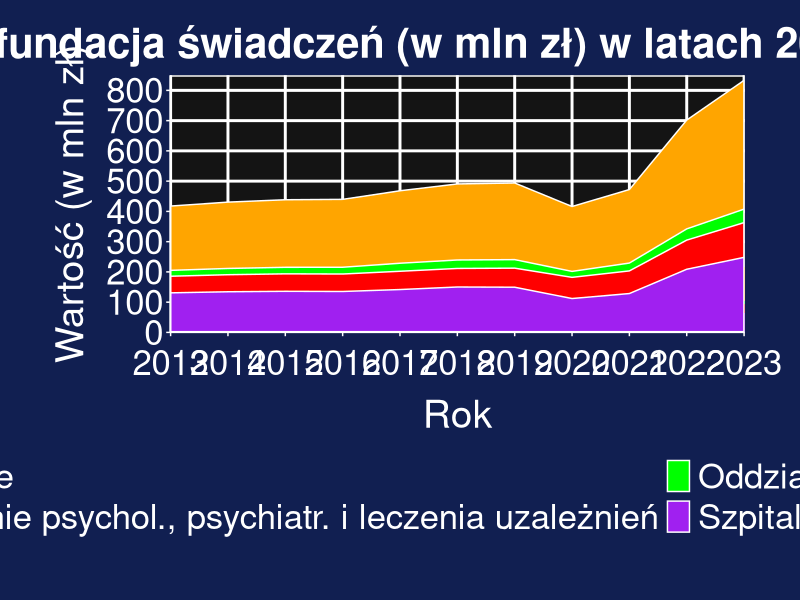
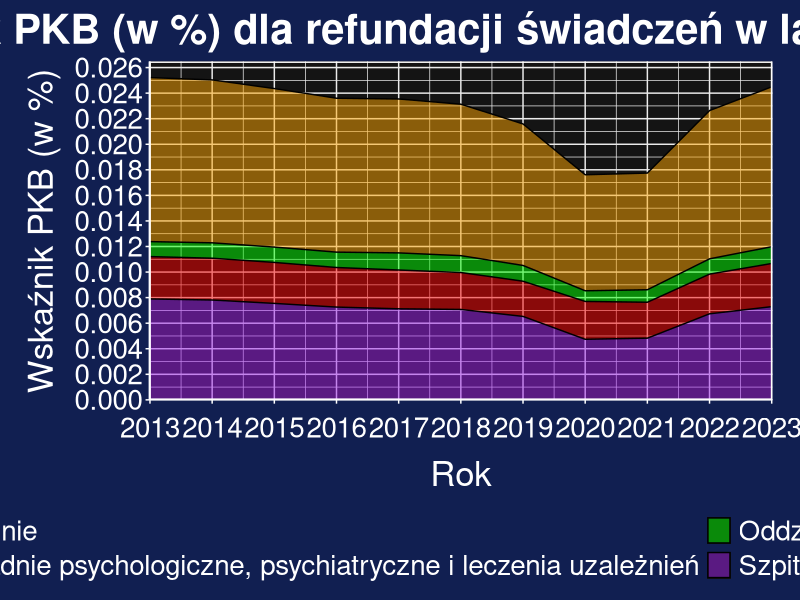
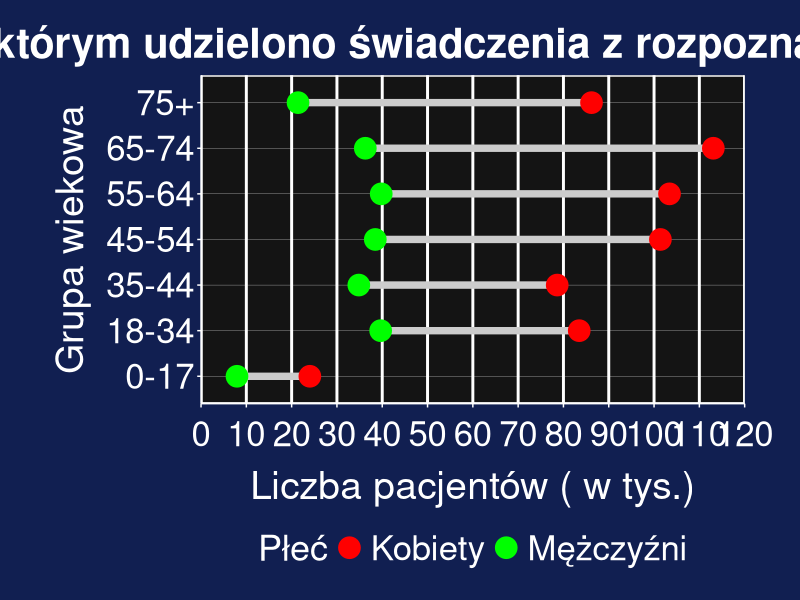
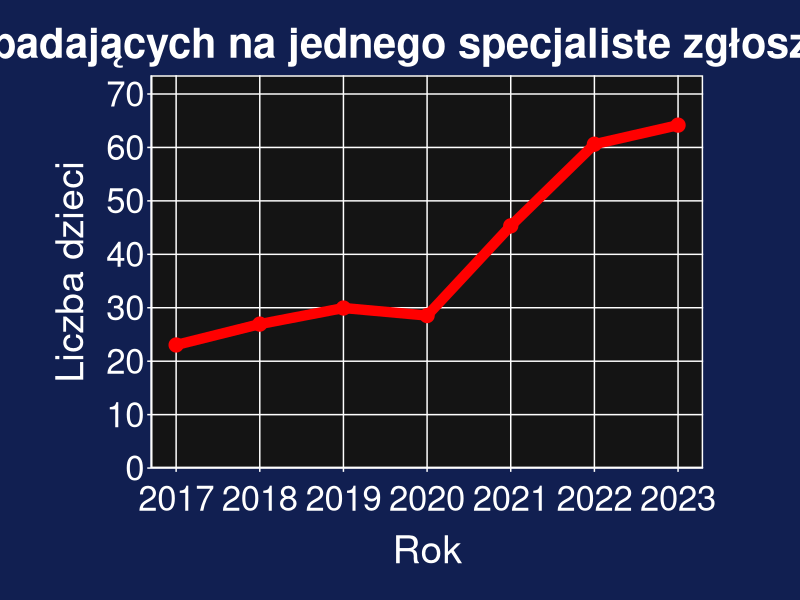
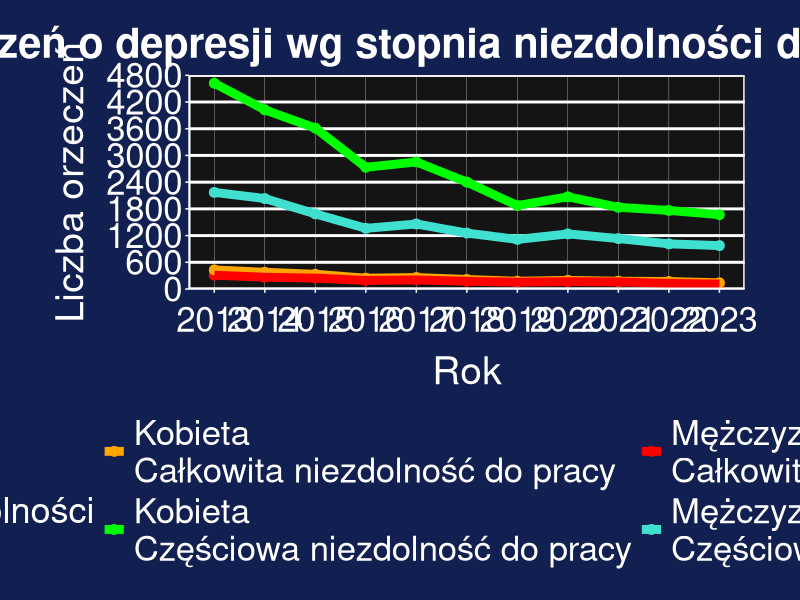
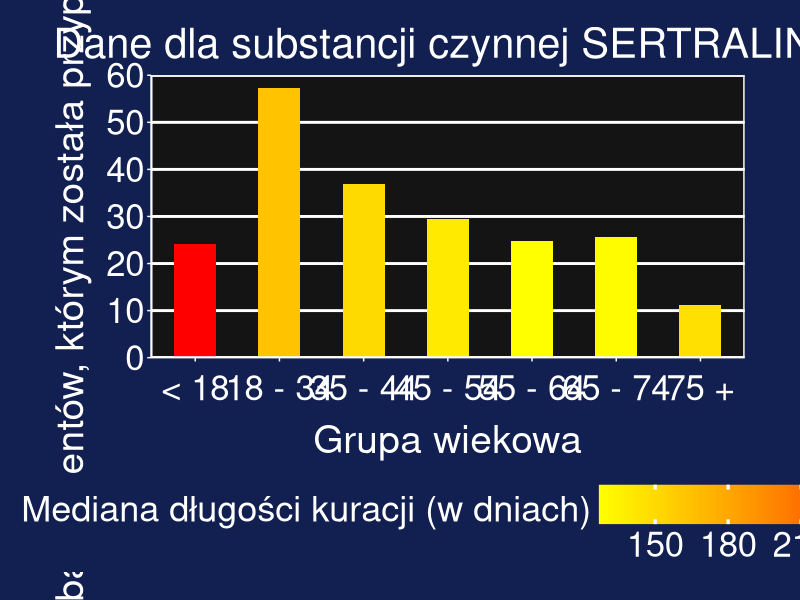
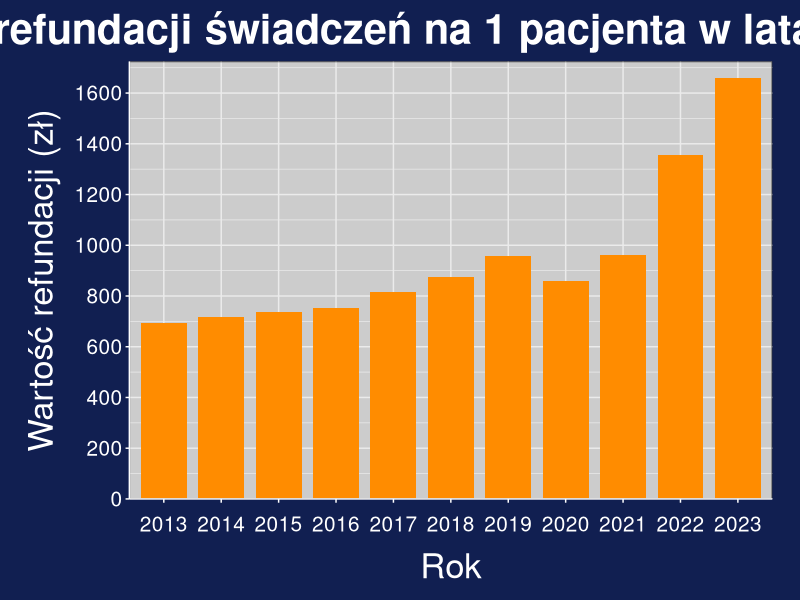
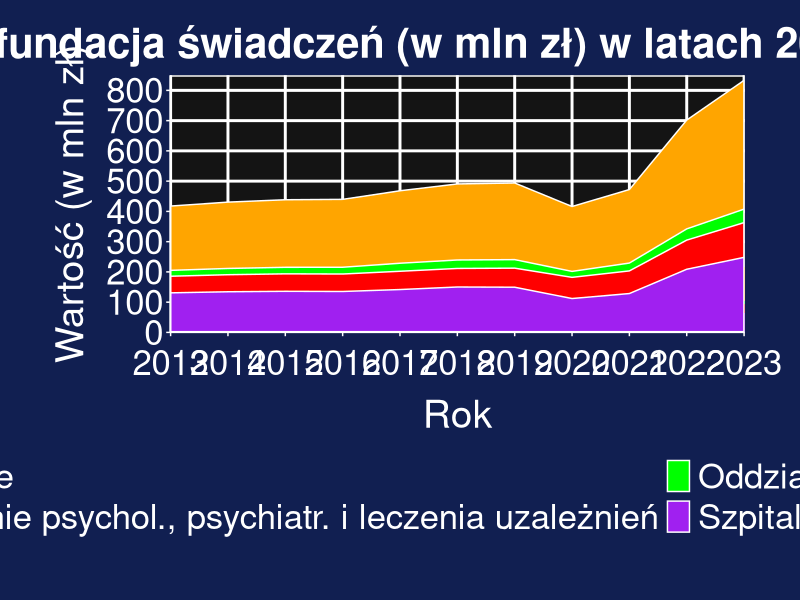

Reproduce these figures in R, in order.
library(xml2)
library(dplyr)
library(tidyverse)
library(ggplot2)
library(readxl)
library(tidyr)
library(zoo)


# xml_to_csv <- function(xml_file, csv_file) {
#   # Wczytanie pliku XML
#   doc <- read_xml(xml_file)
#   
#   # Definicja przestrzeni nazw Excela w XML
#   ns <- c(ss = "urn:schemas-microsoft-com:office:spreadsheet")
#   
#   # Znalezienie wszystkich wierszy (Row) przy użyciu przestrzeni nazw
#   rows <- xml_find_all(doc, ".//ss:Row", ns)
#   
#   # Lista, do której będziemy zapisywać dane każdego wiersza
#   rows_list <- list()
#   
#   # Iteracja przez wszystkie wiersze
#   for(i in seq_along(rows)) {
#     # Dla danego wiersza pobieramy wszystkie komórki (Data)
#     cells <- xml_find_all(rows[[i]], ".//ss:Data", ns)
#     # Pobieramy tekst z komórek; jeśli komórka jest pusta, zapisujemy pusty ciąg
#     row_data <- if(length(cells) > 0) xml_text(cells) else ""
#     rows_list[[i]] <- row_data
#   }
#   
#   # Ustalamy maksymalną długość wiersza, aby wyrównać długości
#   max_length <- max(sapply(rows_list, length))
#   
#   # Uzupełniamy brakujące elementy pustymi ciągami, aby wszystkie wiersze miały tę samą długość
#   rows_list <- lapply(rows_list, function(x) {
#     length(x) <- max_length
#     x[is.na(x)] <- ""
#     x
#   })
#   
#   # Konwersja listy do macierzy
#   mat <- do.call(rbind, rows_list)
#   
#   # Zapis macierzy do pliku CSV, używając przecinków jako separatorów, bez zapisywania numerów wierszy
#   write.csv(mat, file = csv_file, row.names = FALSE, fileEncoding = "UTF-8")
#   cat("Plik CSV został zapisany jako:", csv_file, "\n")
# }
# xml_to_csv("NFZ_o_zdrowiu_-_Depresja_Dane_za_lata_2013-2023.xml", "NFZ_o_zdrowiu_-_Depresja_Dane_za_lata_2013-2023.csv")


przetworz_dane <- function(df) {
  # Wyszukaj, gdzie kończy się spis treści (pierwszy wiersz, w którym wartość się powtarza)
  unikalne <- unique(df[[1]])
  spis_tresci <- unikalne[1:(which(duplicated(df[[1]]))[1] - 1)]
  
  # Utwórz ramkę danych "spis_tresci" z trzema kolumnami
  spis_tresci <- data.frame(
    Nazwa = spis_tresci, 
    Opis = rep(NA, length(spis_tresci)), 
    Dodatkowe = rep(NA, length(spis_tresci)), 
    stringsAsFactors = FALSE
  )
  
  # Znajdź wszystkie wiersze, w których znajduje się "Powrót do spisu treści"
  indeksy_powrotu <- which(df[[1]] == "Powrót do spisu treści")
  
  # Początkowy indeks bloku danych
  start <- length(spis_tresci$Nazwa) + 2
  
  for(i in seq_along(indeksy_powrotu)) {
    # Dla pierwszego bloku korygujemy indeks – bo w pierwszym przypadku obie informacje (nazwa i nagłówek) są o jeden wiersz za nisko
    if(i == 1) {
      current_start <- start - 1
    } else {
      current_start <- start
    }
    
    # Wiersz zawierający nazwę tabeli – pozostaje bez zmian
    nazwa_tabeli <- df[current_start, 1]
    
    # Ustalamy początkowo kandydat na ostatni wiersz danych
    end_candidate <- indeksy_powrotu[i] - 2
    
    # Cofamy się w górę – jeśli w kolumnie 2 w danym wierszu jest pusta wartość,
    # przyjmujemy wiersz wyżej jako faktyczny koniec danych
    while(end_candidate > (current_start + 1) && 
          (is.na(df[end_candidate, 2]) || df[end_candidate, 2] == "")) {
      end_candidate <- end_candidate - 1
    }
    end <- end_candidate
    
    # Pobieramy tabelę danych: od wiersza bezpośrednio po nazwie (current_start + 1) do 'end'
    tabela <- df[(current_start + 1):end, , drop = FALSE]
    
    # --- Usuwanie pustych kolumn ---
    # Sprawdzamy każdą kolumnę – jeśli poza pierwszym wierszem (nagłówkiem)
    # wszystkie komórki są puste (NA lub ""), kolumna zostanie usunięta.
    if(nrow(tabela) >= 2) {
      tabela <- tabela[, !sapply(tabela, function(col) {
        all(is.na(col[-1]) | col[-1] == "")
      }), drop = FALSE]
    } else {
      # Jeśli tabela ma tylko jeden wiersz (tylko nagłówek), usuwamy wszystkie kolumny.
      tabela <- tabela[, FALSE, drop = FALSE]
    }
    # --- Koniec usuwania pustych kolumn ---
    
    # Ustawiamy pierwszy wiersz jako nagłówek
    if(nrow(tabela) >= 1) {
      colnames(tabela) <- as.character(tabela[1, ])
      tabela <- tabela[-1, , drop = FALSE]  # usuwamy wiersz z nagłówkiem
      rownames(tabela) <- NULL            # resetujemy numerację wierszy
    }
    
    # Przypisujemy całą ramkę danych do zmiennej o nazwie odpowiadającej tabeli
    assign(nazwa_tabeli, tabela, envir = .GlobalEnv)
    
    # Wiersz opisowy – trafia do spisu treści (kolumna Opis) pobrany z kolumny 1
    opis <- df[end + 1, 1]
    
    # Dodatkowe informacje: pobieramy z kolumny 1 dla kolejnych wierszy, jeśli występują
    if((end + 2) <= (indeksy_powrotu[i] - 1)) {
      dodatkowe <- df[(end + 2):(indeksy_powrotu[i] - 1), 1]
      # Jeśli jest więcej niż jeden wiersz, łączymy je separatorem ";;"
      if(length(dodatkowe) > 1) {
        dodatkowe <- paste(dodatkowe, collapse = ";;")
      } else {
        dodatkowe <- dodatkowe[1]
      }
    } else {
      dodatkowe <- NA
    }
    
    # Aktualizujemy spis treści – wpisujemy opis i dodatkowe informacje do pierwszego wolnego wiersza
    wiersz_do_opisu <- which(is.na(spis_tresci[["Opis"]]))[1]
    spis_tresci[wiersz_do_opisu, "Opis"] <- opis
    spis_tresci[wiersz_do_opisu, "Dodatkowe"] <- dodatkowe
    
    # Przejście do kolejnego bloku danych
    start <- indeksy_powrotu[i] + 1
  }
  
  # Zapisujemy spis treści jako osobną ramkę danych
  assign("spis_tresci", spis_tresci, envir = .GlobalEnv)
}
df <- read.csv("NFZ_o_zdrowiu_-_Depresja_Dane_za_lata_2013-2023.csv", header = TRUE, fileEncoding = "UTF-8", stringsAsFactors = FALSE)
przetworz_dane(df)
rm(df)



###############################################################################
# OGÓLNE ######################################################################
###############################################################################
rm(`Tabela 2.1: Struktura wieku i płci pacjentów, którym udzielono świadczenia z rozpoznaniem głównym lub współistniejącym depresji—F31.3–F31.6, F32, F33, F34.1, F34.8, F34.9, F38, F39 (2013–2023)`)
rm(`Tabela 2.4: Liczba pacjentów, którym udzielono świadczenia z rozpoznaniem głównym depresji (F31.3–F31.6, F32, F33, F34.1, F34.8, F34.9, F38, F39 wg ICD-10) wg form opieki (2013–2023)`)
rm(`Tabela 2.7: Świadczenia udzielone z rozpoznaniem głównym depresji (F31.3–F31.6, F32, F33, F34.1, F34.8, F34.9, F38, F39 wg ICD-10) w poradniach psychiatrycznych (2013–2023)`)
rm(`Tabela 2.8: Struktura porad lekarskich udzielonych w poradniach psychiatrycznych z rozpoznaniem głównym depresji—F31.3–F31.6, F32, F33, F34.1, F34.8, F34.9, F38, F39 wg ICD-10 (2013–2023)`)
rm(`Tabela 2.9: Odsetek pacjentów korzystających z rozpoznaniem głównym (F31.3–F31.6, F32, F33, F34.1, F34.8, F34.9, F38, F39 wg ICD-10) z poszczególnych form leczenia (2013–2023)`)
rm(`Wykres 1.2: Liczba osób chorych na depresję (F32, F33, F34.1 wg ICD-10) w Polsce (2000-2019) jako odsetek ludności (lewy wykres) i w wartościach bezwzględnych (prawy wykres)`)
rm(`Wykres 2.1: Liczba osób, którym udzielono świadczenia z rozpoznaniem depresji (F31.3–F31.6, F32, F33, F34.1, F34.8, F34.9, F38, F39 wg ICD-10, głównym lub współistniejącym) wg grup wiekowych oraz płci (2023)`)
rm(`Wykres 2.2: Odsetek osób, którym udzielono świadczenia z rozpoznaniem depresji (F31.3–F31.6, F32, F33, F34.1, F34.8, F34.9, F38, F39 wg ICD-10, głównym lub współistniejącym) wg województwa zamieszkania wśród ludności województwa (2023)`)
rm(`Wykres 2.3: Liczba pacjentów, którym udzielono świadczenia z rozpoznaniem głównym depresji (F31.3–F31.6, F32, F33, F34.1, F34.8, F34.9, F38, F39 wg ICD-10) wg najczęstszych rodzajów świadczeń—niepełnoletni (2013–2023)`)
rm(`Wykres 2.4: Liczba pacjentów, którym udzielono świadczenia z rozpoznaniem głównym depresji (F31.3–F31.6, F32, F33, F34.1, F34.8, F34.9, F38, F39 wg ICD-10) wg najczęstszych rodzajów świadczeń—dorośli (2013–2023)`)
rm(`Wykres 2.5: Zmiana procentowa liczby świadczeń w POZ, SOR/IP/ZRM i świadczeń w POZ z rozpoznaniem głównym Z76 i wystawioną receptą na leki przeciwdepresyjne z powodu depresji (F31.3–F31.6, F32, F33, F34.1, F34.8, F34.9, F38, F39 wg ICD-10) w porównaniu do 2013 r.`)
rm(`Wykres 2.6: Zmiana procentowa liczby świadczeń w poradniach psychiatrycznych oraz osobodni na psychiatrycznych oddziałach szpitalnych, oddziałach dziennych oraz ZLŚ w odniesieniu do 2013 r. udzielonych  z rozpoznaniem głównym depresji (F31.3–F31.6, F32, F33, F34.1, F34.8, F34.9, F38, F39 wg ICD-10)`)
rm(`Wykres 2.7: Liczba i udział pacjentów, którym udzielono świadczenie w POZ, opiece psychiatrycznej i leczeniu uzależnień lub pilotażu CZP z rozpoznaniem głównym depresji—F31.3–F31.6, F32, F33, F34.1, F34.8, F34.9, F38, F39 wg ICD-10 (2023)`)
rm(`Wykres 2.8: Kombinacje korzystania z form opieki w latach 2013–2023 przez pacjentów, którym w 2023 r. udzielono świadczenia z rozpoznaniem głównym depresji (F31.3–F31.6, F32, F33, F34.1, F34.8, F34.9, F38, F39 wg ICD-10)`)




###############################################################################
# KRAJE EUROPEJSKIE ###########################################################
###############################################################################
rm(`Wykres 1.1a: Odsetek osób chorych na depresję (F32, F33, F34.1 wg ICD-10) w wybranych krajach europejskich w roku 2014 i 2019`)
rm(`Wykres 1.3a: Odsetek osób chorych na depresję (F32, F33, F34.1 wg ICD-10) w wybranych krajach europejskich – kobiety (2019)`)
rm(`Wykres 1.3b: Odsetek osób chorych na depresję (F32, F33, F34.1 wg ICD-10) w wybranych krajach europejskich – mężczyźni (2019)`)




###############################################################################
# RECEPTY I LEKI (+ REFUNDACJE) ###############################################
###############################################################################
rm(`Wykres 2.12: Liczba pacjentów (w tys.) poniżej 18 r.ż., którzy zrealizowali receptę na refundowane leki przeciwdepresyjne (2013–2023)`)
rm(`Wykres 2.14: Odsetek pacjentów zamieszkałych w miastach i gminach miejskich wśród pacjentów, którzy w 2023 r. zrealizowali co najmniej jedną receptę na refundowany lek przeciwdepresyjny`)
rm(`Wykres 2.15: Odsetek osób, które w 2023 roku zrealizowały co najmniej jedną receptę na refundowany lek przeciwdepresyjny w stosunku do ludności województwa`)
rm(`Wykres 2.22: Recepty na refundowane leki przeciwdepresyjne a świadczenia udzielone z powodu zaburzeń psychicznych (F00-F99)`)
rm(`Wykres 2.23a: Struktura wieku pacjentów realizujących recepty na leki przeciwdepresyjne— leki refundowane i nierefundowane (2019-2023)`)
rm(`Wykres 2.23b: Struktura płci pacjentów realizujących recepty na leki przeciwdepresyjne— leki refundowane i nierefundowane (2019-2023)`)
rm(`Tabela 2.13: Struktura wieku i płci pacjentów realizujących recepty na refundowane leki przeciwdepresyjne (2013–2023)`)
rm(`Tabela 2.14: Realizacja recept na refundowane leki przeciwdepresyjne (2013–2023)`)
rm(`Tabela 2.15: Liczba pacjentów (w tys.) realizujących recepty na refundowane leki przeciwdepresyjne wg wyszczególnionych substancji (2013–2023)`)
rm(`Tabela 2.16: Wartość refundacji (w mln zł) leków przeciwdepresyjnych wg substancji czynnych (2013–2023)`)
rm(`Tabela 2.17: Wartość dopłat pacjentów (w mln) do refundowanych leków przeciwdepresyjnych wg substancji czynnych (2013–2023)`)
rm(`Tabela 2.18: Miejsce wystawiania recept na refundowane leki przeciwdepresyjne (2023)`)
rm(`Tabela 2.21a: Realizacja recept na leki przeciwdepresyjne (refundowane i nierefundowane przez NFZ) wg dziesięciu najczęściej występujących substancji czynnych w danym roku (2019-2023)`)
rm(`Tabela 2.21: Informacje o realizacji recept na leki przeciwdepresyjne (refundowane i nierefundowane przez NFZ) (2019-2023)`)
rm(`Tabela 2.20: Świadczenia, w ramach których wystawiono receptę na refundowane leki przeciwdepresyjne i dla których sprawozdano rozpoznanie główne z grupy: Zaburzenia psychiczne i zaburzenia zachowania (F00-F99) (2023)`)
rm(`Tabela 2.19: Świadczenia, w ramach których wystawiono receptę na refundowane leki przeciwdepresyjne (2023)`)
rm(`Tabela 2.24: Wskaźnik proporcji pokrycia dni (PDC, ang. proportion of days covered) lekami refundowanymi z sertralinum wg grup wiekowych`)
rm(`Wykres 2.11: Liczba pacjentów (w tys.) realizujących recepty na refundowane leki przeciwdepresyjne (2013–2023)`)
rm(`Wykres 2.13: Struktura wieku pacjentów realizujących recepty na refundowane leki przeciwdepresyjne (2013–2023)`)
rm(`Wykres 2.16: Wartość refundacji oraz dopłat pacjentów dla refundowanych leków przeciwdepresyjnych (2013–2023)`)
rm(`Wykres 2.17: Wartość średniej refundacji oraz średnich dopłat pacjentów do refundowanych leków przeciwdepresyjnych w przeliczeniu na pacjenta (2013–2023)`)
rm(`Wykres 2.18: Liczba pacjentów (w tys.) realizująca recepty na refundowane leki przeciwdepresyjne według wyszczególnionych substancji czynnych (2013–2023)`)
rm(`Wykres 2.19: Liczba pacjentów (w tys.) poniżej 18 r.ż., którzy zrealizowali recepty na refundowane leki przeciwdepresyjne według wyszczególnionych substancji czynnych (2013–2023)`)
rm(`Wykres 2.20: Wartość refundacji (w mln zł) leków przeciwdepresyjnych w podziale na substancje czynne (2013–2023)`)
rm(`Wykres 2.21: Liczba DDD (w mln) dla refundowanych leków przeciwdepresyjnych w podziale na substancje czynne (2013–2023)`)
rm(`Wykres 2.24a: Liczba opakowań na osobę ze względu na grupy wiekowe dla leków przeciwdepresyjnych — leki refundowane i nierefundowane (2019-2023)`)
rm(`Wykres 2.24b: Liczba opakowań na osobę ze względu na płeć dla leków przeciwdepresyjnych — leki refundowane i nirefundowane (2019-2023)`)
rm(`Wykres 2.25: Struktura liczby opakowań wg poziomów odpłatności pacjenta dla leków przeciwdepresyjnych—leki refundowane i nierefundowane (2019-2023)`)
rm(`Wykres 2.26: Rozkład wieku pacjentów wybranych do analizy ciągłości farmakoterapii refundowanymi lekami przeciwdepresyjnym na przykładzie sertralinum – pacjenci rozpoczynający terapię substancją sertralinum w 2022 r.`)
rm(`Wykres 2.29: Wskaźnik proporcji pokrycia dni (PDC, ang. proportion of days covered) lekami refundowanymi z sertralinum wg grup wiekowych`)




###############################################################################
# LECZENIE ####################################################################
###############################################################################
rm(`Wykres 2.27: Długość trwania farmakoterapii refundowanymi lekami przeciwdepresyjnymi zawierającymi substancję czynną sertralinum wg grup wiekowych`)
rm(`Wykres 2.28: Odsetki pacjentów, których farmakoterapia lekami refundowanymi z substancją sertralinum trwała co najmniej 180 dni według województw`)
rm(`Tabela 2.22: Mediana długości leczenia lekiem refundowanym z substancją czynną sertralinum (czas pomiędzy datą realizacji pierwszej recepty a datą zakończenia terapii) oraz odsetek osób, dla których długość leczenia wynosiła co najmniej 180 dni wg grup wiekowych`)
rm(`Tabela 2.23: Długość trwania farmakoterapii refundowanymi lekami przeciwdepresyjnymi zawierającymi substancję czynną sertralinum wg grup wiekowych`)




###############################################################################
# ORZECZENIA I ZWOLNIENIA #####################################################
###############################################################################
rm(`Wykres 3.1: Liczba zwolnień (w tys.) z tytułu choroby własnej z powodu dużej depresji—F32, F33 wg ICD-10 (2013–2023)`)
rm(`Wykres 3.6: Liczba ponownych orzeczeń o niezdolności do pracy z powodu dużej depresji (F32, F33 wg ICD-10) wystawionych dla celów rentowych wg płci (2013–2023)`)
rm(`Wykres 3.8: Liczba orzeczeń z rozpoznaniem dużej depresji (F32, F33 wg ICD-10) wg kategorii stopnia niezdolności do pracy—mężczyźni (2013–2023)`)
rm(`Wykres 3.5: Odsetek orzeczeń z rozpoznaniem dużej depresji (F32, F33 wg ICD-10) wg kategorii stopnia niezdolności do pracy—mężczyźni (2013–2023)`)
rm(`Wykres 3.7: Liczba orzeczeń z rozpoznaniem dużej depresji (F32, F33 wg ICD-10) wg kategorii stopnia niezdolności do pracy—kobiety (2013–2023)`)
rm(`Wykres 3.4: Odsetek orzeczeń z rozpoznaniem dużej depresji (F32, F33 wg ICD-10) wg kategorii stopnia niezdolności do pracy—kobiety (2013–2023)`)
rm(`Wykres 3.3: Średnia długość zwolnienia (w dniach) z tytułu choroby własnej z powodu depresji—F32, F33 wg ICD-10 (2013–2023)`)
rm(`Wykres 3.2: Liczba dni (w mln) zwolnień lekarskich z tytułu choroby własnej z powodu dużej depresji—F32, F33 wg ICD-10 (2013–2023)`)
rm(`Tabela 3.1: Liczba wystawionych orzeczeń z powodu ciężkiej depresji (F32, F33 wg ICD-10) w celach rentowych wg stopnia niezdolności do pracy (2013–2023)`)




###############################################################################
# WARTOŚĆI REFUNDACJI LECZENIA ################################################
###############################################################################
rm(`Tabela 2.10: Wartość refundacji świadczeń udzielonych z rozpoznaniem głównym depresji (F31.3–F31.6, F32, F33, F34.1, F34.8, F34.9, F38, F39 wg ICD-10, rozpoznanie główne) wg form opieki (2013–2023)`)
rm(`Tabela 2.11: Wartość refundacji świadczeń udzielonych z rozpoznaniem głównym depresji (F31.3–F31.6, F32, F33, F34.1, F34.8, F34.9, F38, F39 wg ICD-10) w poradniach psychiatrycznych w podziale na rodzaj porady (2013–2023)`)
rm(`Tabela 2.12: Wartość refundacji porad lekarskich udzielonych z rozpoznaniem głównym depresji (F31.3–F31.6, F32, F33, F34.1, F34.8, F34.9, F38, F39 wg ICD-10) w poradniach psychiatrycznych w podziale na rodzaj porady (2013–2023)`)
rm(`Wykres 2.9: Procentowa zmiana łącznej wartości refundacji świadczeń udzielonych z rozpoznaniem głównym depresji (F31.3–F31.6, F32, F33, F34.1, F34.8, F34.9, F38, F39 wg ICD-10) w stosunku do 2013 r. wg form opieki`)
rm(`Wykres 2.10: Wartość refundacji świadczeń udzielonych z rozpoznaniem głównym depresji (F31.3–F31.6, F32, F33, F34.1, F34.8, F34.9, F38, F39 wg ICD-10) w przeliczeniu na pacjenta (2013–2023)`)




###############################################################################
###############################################################################
###############################################################################
# ŚWIADCZENIA #################################################################
###############################################################################
rm(`Tabela 2.2: Liczba pacjentów, którym udzielono świadczenia z rozpoznaniem głównym depresji (F31.3–F31.6, F32, F33, F34.1, F34.8, F34.9, F38, F39 wg ICD-10) wg rodzajów świadczeń`)
rm(`Tabela 2.3: Pacjenci, którym udzielono świadczenia w podstawowej opiece zdrowotnej w związku z depresją—F31.3–F31.6, F32, F33, F34.1, F34.8, F34.9, F38, F39 wg ICD-10 (2013–2023)`)
rm(`Tabela 2.5: Świadczenia udzielone w podstawowej opiece zdrowotnej w związku z depresją— F31.3–F31.6, F32, F33, F34.1, F34.8, F34.9, F38, F39 wg ICD-10 (2013–2023)`)
rm(`Tabela 2.6: Świadczenia udzielone  z rozpoznaniem głównym depresji (F31.3–F31.6, F32, F33, F34.1, F34.8, F34.9, F38, F39 wg ICD-10) wg form opieki (2013–2023)`)




###############################################################################
###############################################################################
###############################################################################
# KRAJE EUROPEJSKIE ###########################################################
###############################################################################
rm(`Wykres 1.4: Udział DALY (utracone lata życia z powodu choroby skorygowane niesprawnością) z powodu depresji (F32, F33, F34.1 wg ICD-10) wśród DALY z powodu wszystkich chorób w wybranych krajach europejskich (2019)`)
rm(`Wykres 1.1b: Standaryzowany wiekiem odsetek osób chorych na depresję (F32, F33, F34.1 wg ICD-10) w wybranych krajach europejskich w roku 2014 i 2019`)







###############################################################################
###############################################################################
###############################################################################
###############################################################################
###############################################################################
###############################################################################
###############################################################################
###############################################################################
###############################################################################
###############################################################################
###############################################################################
###############################################################################

wykres3_0 <- ggplot(`Wykres 2.10: Wartość refundacji świadczeń udzielonych z rozpoznaniem głównym depresji (F31.3–F31.6, F32, F33, F34.1, F34.8, F34.9, F38, F39 wg ICD-10) w przeliczeniu na pacjenta (2013–2023)`, 
       aes(x = as.factor(Rok), 
           y = as.numeric(`Wartość refundacji świadczeń w przeliczeniu na 1 pacjenta (zł)`))) + 
  geom_col(width = 0.8, fill = "darkorange") + labs(title = "Wartość refundacji świadczeń na 1 pacjenta w latach 2013–2023",
                               x = "Rok",
                               y = "Wartość refundacji (zł)") + 
  scale_y_continuous(expand = expansion(mult = c(0, 0.04)), breaks = seq(0, 1700, by = 200)) +
  theme_bw() +
  theme(plot.title = element_text(hjust = 0.5, face = "bold"),
        legend.position = "bottom")+
  theme(
    plot.margin = margin(10, 20, 10, 20),
    axis.title.x = element_text(margin = margin(t = 12)),
    axis.text.x = element_text(margin = margin(t = 10)),
    axis.title.y = element_text(margin = margin(r = 10)),
    axis.title = element_text(size = 25),  # Osie
    axis.text = element_text(size = 15),   # Etykiety osi
    legend.text = element_text(size = 18), # Opisy legendy
    plot.title = element_text(size = 30), # Tytuł wykresu
    legend.title = element_text(size = 20)) + # Tytuł legendy
  theme(
    plot.background = element_rect(fill = "#111f51", color = NA),  # Tło całego wykresu na czarne
    legend.background = element_rect(fill = "#111f51", color = NA), # Tło wokół legendy
    panel.background = element_rect(fill = "gray80", color = NA),
    axis.line = element_line(color = "white"),   # Białe osie
    axis.ticks = element_line(color = "white"),  # Białe znaczniki osi
    axis.text = element_text(color = "white"),   # Kolor etykiet osi
    axis.title = element_text(color = "white"),  # Kolor tytułów osi
    legend.text = element_text(color = "white"), # Kolor tekstu legendy
    legend.title = element_text(color = "white"), # Kolor tytułu legendy
    plot.title = element_text(color = "white"))
  
png("wykres3_0.png", width = 5000, height = 3000, res = 300, bg = "transparent")
print(wykres3_0)
dev.off() 



dane3_1 <- data.frame(
  Rok = as.numeric(`Tabela 2.10: Wartość refundacji świadczeń udzielonych z rozpoznaniem głównym depresji (F31.3–F31.6, F32, F33, F34.1, F34.8, F34.9, F38, F39 wg ICD-10, rozpoznanie główne) wg form opieki (2013–2023)`$Rok),
  `Łącznie` = as.numeric(`Tabela 2.10: Wartość refundacji świadczeń udzielonych z rozpoznaniem głównym depresji (F31.3–F31.6, F32, F33, F34.1, F34.8, F34.9, F38, F39 wg ICD-10, rozpoznanie główne) wg form opieki (2013–2023)`$`Wartość refundacji świadczeń: łącznie (mln zł)`),
  `Szpitalne oddziały psychiatryczne` = as.numeric(`Tabela 2.10: Wartość refundacji świadczeń udzielonych z rozpoznaniem głównym depresji (F31.3–F31.6, F32, F33, F34.1, F34.8, F34.9, F38, F39 wg ICD-10, rozpoznanie główne) wg form opieki (2013–2023)`$`Wartość refundacji świadczeń: oddziały psychiatryczne (szpitalne) (mln zł)`),
  `Poradnie psychologiczne, psychiatryczne i leczenia uzależnień` = as.numeric(`Tabela 2.10: Wartość refundacji świadczeń udzielonych z rozpoznaniem głównym depresji (F31.3–F31.6, F32, F33, F34.1, F34.8, F34.9, F38, F39 wg ICD-10, rozpoznanie główne) wg form opieki (2013–2023)`$`Wartość refundacji świadczeń: poradnie psychologiczne, psychiatryczne i leczenia uzależnień (mln zł)`),
  `Oddziały dzienne` = as.numeric(`Tabela 2.10: Wartość refundacji świadczeń udzielonych z rozpoznaniem głównym depresji (F31.3–F31.6, F32, F33, F34.1, F34.8, F34.9, F38, F39 wg ICD-10, rozpoznanie główne) wg form opieki (2013–2023)`$`Wartość refundacji świadczeń: oddziały dzienne (mln zł)`))

wykres3_1 <- dane3_1 %>% 
  pivot_longer(cols = -Rok, names_to = "Kategoria", values_to = "Wartość") %>% 
  ggplot(aes(x = Rok, y = Wartość, fill = Kategoria, color = Kategoria)) +
  geom_area(colour="white")  +
  labs(title = "Refundacja świadczeń (w mln zł) w latach 2013-2023",
       x = "Rok", y = "Wartość (w mln zł)") + 
  scale_fill_manual(values = c(`Łącznie` = "orange", 
                               `Szpitalne.oddziały.psychiatryczne` = "purple", 
                               `Poradnie.psychologiczne..psychiatryczne.i.leczenia.uzależnień` = "red", 
                               `Oddziały.dzienne` = "green"),
                    labels = c(`Łącznie` = "Łącznie", 
                               `Szpitalne.oddziały.psychiatryczne` = "Szpitalne oddziały psychiatryczne", 
                               `Poradnie.psychologiczne..psychiatryczne.i.leczenia.uzależnień` = "Poradnie psychol., psychiatr. i leczenia uzależnień", 
                               `Oddziały.dzienne` = "Oddziały dzienne")) +
  scale_color_manual(values = c(`Łącznie` = "orange", 
                                `Szpitalne.oddziały.psychiatryczne` = "purple", 
                                `Poradnie.psychologiczne..psychiatryczne.i.leczenia.uzależnień` = "red", 
                                `Oddziały.dzienne` = "green"),
                     labels = c(`Łącznie` = "Łącznie", 
                                `Szpitalne.oddziały.psychiatryczne` = "Szpitalne oddziały psychiatryczne", 
                                `Poradnie.psychologiczne..psychiatryczne.i.leczenia.uzależnień` = "Poradnie psychol., psychiat. i leczenia uzależnień", 
                                `Oddziały.dzienne` = "Oddziały dzienne")) + 
  theme_minimal() +
  theme(panel.grid = element_blank()) +
  theme(
    panel.grid.major.x = element_line(color = "white", size = 1),
    panel.grid.major.y = element_line(color = "white", size = 1)) +
  scale_y_continuous(expand = expansion(mult = c(0, 0.02)), breaks = seq(0, 900, by = 100)) + 
  scale_x_continuous(breaks = seq(2013, 2023, by = 1),
                     labels = as.character(seq(2013, 2023, by = 1)),
                     expand = c(0, 0)) +
  guides(
    fill  = guide_legend(nrow = 3, byrow = TRUE),
    color = guide_legend(nrow = 3, byrow = TRUE)) +
  theme(plot.title = element_text(hjust = 0.5, face = "bold"),
        legend.position = "bottom")+
  theme(
    plot.margin = margin(20, 40, 20, 40),
    axis.title.x = element_text(margin = margin(t = 12)),
    axis.text.x = element_text(margin = margin(t = 10)),
    axis.title.y = element_text(margin = margin(r = 10)),
    axis.title = element_text(size = 28),  # Osie
    axis.text = element_text(size = 25),   # Etykiety osi
    legend.text = element_text(size = 25), # Opisy legendy
    plot.title = element_text(size = 30), # Tytuł wykresu
    legend.title = element_text(size = 26)) + # Tytuł legendy
  theme(
    plot.background = element_rect(fill = "#111f51", color = NA),  # Tło całego wykresu na czarne
    legend.background = element_rect(fill = "#111f51", color = NA), # Tło wokół legendy
    panel.background = element_rect(fill = "gray8", color = NA),
    axis.line = element_line(color = "white"),   # Białe osie
    axis.ticks = element_line(color = "white"),  # Białe znaczniki osi
    axis.text = element_text(color = "white"),   # Kolor etykiet osi
    axis.title = element_text(color = "white"),  # Kolor tytułów osi
    legend.text = element_text(color = "white"), # Kolor tekstu legendy
    legend.title = element_text(color = "white"), # Kolor tytułu legendy
    plot.title = element_text(color = "white"),
    panel.border = element_rect(color = "white", fill = NA, size = 1))
wykres3_1

ggsave("wykres3_1.jpg", wykres3_1,
       width = 5000 / 300, height = 3000 / 300, dpi = 300, bg = "white", device = "jpeg")


PKB <- read_xlsx("pkb_gus.xlsx")
dane3_2 <- data.frame(
  Rok = as.numeric(`Tabela 2.10: Wartość refundacji świadczeń udzielonych z rozpoznaniem głównym depresji (F31.3–F31.6, F32, F33, F34.1, F34.8, F34.9, F38, F39 wg ICD-10, rozpoznanie główne) wg form opieki (2013–2023)`$Rok),
  `Łącznie2` = as.numeric(`Tabela 2.10: Wartość refundacji świadczeń udzielonych z rozpoznaniem głównym depresji (F31.3–F31.6, F32, F33, F34.1, F34.8, F34.9, F38, F39 wg ICD-10, rozpoznanie główne) wg form opieki (2013–2023)`$`Wartość refundacji świadczeń: łącznie (mln zł)`),
  `Szpitalne oddziały psychiatryczne2` = as.numeric(`Tabela 2.10: Wartość refundacji świadczeń udzielonych z rozpoznaniem głównym depresji (F31.3–F31.6, F32, F33, F34.1, F34.8, F34.9, F38, F39 wg ICD-10, rozpoznanie główne) wg form opieki (2013–2023)`$`Wartość refundacji świadczeń: oddziały psychiatryczne (szpitalne) (mln zł)`),
  `Poradnie psychologiczne, psychiatryczne i leczenia uzależnień2` = as.numeric(`Tabela 2.10: Wartość refundacji świadczeń udzielonych z rozpoznaniem głównym depresji (F31.3–F31.6, F32, F33, F34.1, F34.8, F34.9, F38, F39 wg ICD-10, rozpoznanie główne) wg form opieki (2013–2023)`$`Wartość refundacji świadczeń: poradnie psychologiczne, psychiatryczne i leczenia uzależnień (mln zł)`),
  `Oddziały dzienne2` = as.numeric(`Tabela 2.10: Wartość refundacji świadczeń udzielonych z rozpoznaniem głównym depresji (F31.3–F31.6, F32, F33, F34.1, F34.8, F34.9, F38, F39 wg ICD-10, rozpoznanie główne) wg form opieki (2013–2023)`$`Wartość refundacji świadczeń: oddziały dzienne (mln zł)`)
) %>% left_join(PKB, by = "Rok") %>%
  mutate(
    `Łącznie` = `Łącznie2` / `PKB (w mln zł)` * 100,
   `Szpitalne oddziały psychiatryczne` = `Szpitalne.oddziały.psychiatryczne2` / `PKB (w mln zł)` * 100,
    `Poradnie psychologiczne, psychiatryczne i leczenia uzależnień` = `Poradnie.psychologiczne..psychiatryczne.i.leczenia.uzależnień2` / `PKB (w mln zł)` * 100,
    `Oddziały dzienne` = `Oddziały.dzienne2` / `PKB (w mln zł)` * 100) %>% 
  select(c('Rok', 'Łącznie', 'Szpitalne oddziały psychiatryczne', 'Poradnie psychologiczne, psychiatryczne i leczenia uzależnień', 'Oddziały dzienne'))

wykres3_2 <- dane3_2 %>% 
  pivot_longer(cols = -Rok, names_to = "Kategoria", values_to = "Wartość") %>% 
  ggplot(aes(x = Rok, y = Wartość, fill = Kategoria, color = Kategoria)) +
  geom_area(alpha = 0.5, colour="black")  +
  labs(title = "Wskaźnik PKB (w %) dla refundacji świadczeń w latach 2013-2023",
       x = "Rok", y = "Wskaźnik PKB (w %)") + 
  scale_fill_manual(values = c(`Łącznie` = "orange", 
                               `Szpitalne oddziały psychiatryczne` = "purple", 
                               `Poradnie psychologiczne, psychiatryczne i leczenia uzależnień` = "red", 
                               `Oddziały dzienne` = "green")) +
  scale_color_manual(values = c(`Łącznie` = "orange", 
                                `Szpitalne oddziały psychiatryczne` = "purple", 
                                `Poradnie psychologiczne, psychiatryczne i leczenia uzależnień` = "red", 
                                `Oddziały dzienne` = "green")) + theme_bw() +
  scale_y_continuous(expand = expansion(mult = c(0, 0.05)), breaks = seq(0, 0.03, by = 0.002)) + 
  scale_x_continuous(breaks = seq(2013, 2023, by = 1),
                     labels = as.character(seq(2013, 2023, by = 1)),
                     expand = c(0, 0)) +
  guides(
    fill  = guide_legend(nrow = 2, byrow = TRUE),
    color = guide_legend(nrow = 2, byrow = TRUE)) +
  theme(plot.title = element_text(hjust = 0.5, face = "bold"),
        legend.position = "bottom")+
  theme(
    plot.margin = margin(10, 20, 10, 20),
    axis.title.x = element_text(margin = margin(t = 12)),
    axis.text.x = element_text(margin = margin(t = 10)),
    axis.title.y = element_text(margin = margin(r = 10)),
    axis.title = element_text(size = 25),  # Osie
    axis.text = element_text(size = 20),   # Etykiety osi
    legend.text = element_text(size = 20), # Opisy legendy
    plot.title = element_text(size = 30), # Tytuł wykresu
    legend.title = element_text(size = 22)) + # Tytuł legendy
  theme(
    plot.background = element_rect(fill = "#111f51", color = NA),  # Tło całego wykresu na czarne
    legend.background = element_rect(fill = "#111f51", color = NA), # Tło wokół legendy
    panel.background = element_rect(fill = "gray8", color = NA),
    axis.line = element_line(color = "white"),   # Białe osie
    axis.ticks = element_line(color = "white"),  # Białe znaczniki osi
    axis.text = element_text(color = "white"),   # Kolor etykiet osi
    axis.title = element_text(color = "white"),  # Kolor tytułów osi
    legend.text = element_text(color = "white"), # Kolor tekstu legendy
    legend.title = element_text(color = "white"), # Kolor tytułu legendy
    plot.title = element_text(color = "white"),
    panel.border = element_rect(color = "white", fill = NA, size = 1))
wykres3_2

png("wykres3_2.png", width = 5000, height = 3000, res = 300, bg = "transparent")
print(wykres3_2)
dev.off() 

###############################################################################
###############################################################################
###############################################################################
###############################################################################
###############################################################################
###############################################################################
###############################################################################
###############################################################################
###############################################################################
###############################################################################
###############################################################################
###############################################################################
df <- read.csv("liczba_osob_wiek_plec.csv")
df4 <- read.csv("dzieci_specjalisci.csv")
df4$liczba.specjalistow.zgłoszonych.do.umów <- na.approx(df4$liczba.specjalistow.zgłoszonych.do.umów)
df$Liczba.pacjentów <- (df$Liczba.pacjentów / 1000)
df_wide <- df %>%
  pivot_wider(names_from = Płeć, values_from = Liczba.pacjentów)

wykres2_6 <- ggplot(df_wide) +
  geom_segment( aes(x=Grupa.wiekowa, xend=Grupa.wiekowa, y=Mężczyźni, yend=Kobiety), color="gray80",size=2.5) +
  geom_point( aes(x=Grupa.wiekowa, y=Mężczyźni, color="Mężczyźni"), size=7 ) +
  geom_point( aes(x=Grupa.wiekowa, y=Kobiety, color="Kobiety"), size=7 ) +
  scale_color_manual(name = "Płeć", values=c("Mężczyźni"="green","Kobiety"="red"))+
  coord_flip()+
  xlab("Grupa wiekowa") +
  ylab("Liczba pacjentów ( w tys.)") +
  ggtitle("Liczba osób, którym udzielono świadczenia z rozpoznaniem depresji (2023)") +
  theme_minimal() +
  theme(panel.grid = element_blank()) +
  theme(
    panel.grid.major.x = element_line(color = "white", size = 1),
    panel.grid.major.y = element_line(color = "white", size = 0.1)) +
  theme(plot.title = element_text(hjust = 0.5, face = "bold"),
        legend.position = "bottom")+
  scale_y_continuous(expand = expansion(mult = c(0, 0)),
                     breaks = seq(0, 120, by = 10),
                     limits = c(0, 120))+
  theme(
    plot.margin = margin(20, 40, 20, 40),
    axis.title.x = element_text(margin = margin(t = 12)),
    axis.text.x = element_text(margin = margin(t = 10)),
    axis.title.y = element_text(margin = margin(r = 10)),
    axis.title = element_text(size = 28),  # Osie
    axis.text = element_text(size = 25),   # Etykiety osi
    legend.text = element_text(size = 25), # Opisy legendy
    plot.title = element_text(size = 30), # Tytuł wykresu
    legend.title = element_text(size = 26)) + # Tytuł legendy
  theme(
    plot.background = element_rect(fill = "#111f51", color = NA),  # Tło całego wykresu na czarne
    legend.background = element_rect(fill = "#111f51", color = NA), # Tło wokół legendy
    panel.background = element_rect(fill = "gray8", color = NA),
    axis.line = element_line(color = "white"),   # Białe osie
    axis.ticks = element_line(color = "white"),  # Białe znaczniki osi
    axis.text = element_text(color = "white"),   # Kolor etykiet osi
    axis.title = element_text(color = "white"),  # Kolor tytułów osi
    legend.text = element_text(color = "white"), # Kolor tekstu legendy
    legend.title = element_text(color = "white"), # Kolor tytułu legendy
    plot.title = element_text(color = "white"),
    panel.border = element_rect(color = "white", fill = NA, size = 1))
wykres2_6

ggsave("wykres2_6.jpg", wykres2_6,
       width = 5000 / 300, height = 3000 / 300, dpi = 300, bg = "white", device = "jpeg")


wykres2_7 <- df4 %>% 
  mutate(liczba.dzieci.na.jednego.specjaliste = ifelse(is.na(liczba.dzieci.na.jednego.specjaliste),liczba.dzieci/liczba.specjalistow.zgłoszonych.do.umów,liczba.dzieci.na.jednego.specjaliste)) %>% 
  ggplot(aes(x=Rok,y=liczba.dzieci.na.jednego.specjaliste)) +
  geom_point(color="red",size=4.5)+
  geom_line(color="red",size=3.5) +
  labs(title="Liczba dzieci przypadających na jednego specjaliste zgłoszonego do umów NFZ", y="Liczba dzieci")+
  theme_minimal() +
  theme(plot.title = element_text(hjust = 0.5, face = "bold"),
        legend.position = "bottom")+
  theme_minimal() +
  theme(panel.grid = element_blank()) +
  theme(plot.title = element_text(hjust = 0.5, face = "bold"),
        legend.position = "bottom")+
  guides(
    fill  = guide_legend(nrow = 2, byrow = TRUE),
    color = guide_legend(nrow = 2, byrow = TRUE)) +
  scale_y_continuous(expand = expansion(mult = c(0, 0.05)),
                     breaks = seq(0, 70, by = 10),
                     labels = seq(0, 70, by = 10),
                     limits = c(0, 70)) +
  scale_x_continuous(breaks = seq(2013, 2023, by = 1),
                     labels = seq(2013, 2023, by = 1))+
  theme(
    panel.grid.major.x = element_line(color = "white", size = 0.5),
    panel.grid.major.y = element_line(color = "white", size = 0.5)) +
  theme(
    plot.margin = margin(20, 70, 20, 40),
    axis.title.x = element_text(margin = margin(t = 12)),
    axis.text.x = element_text(margin = margin(t = 10)),
    axis.title.y = element_text(margin = margin(r = 10)),
    axis.title = element_text(size = 28),  # Osie
    axis.text = element_text(size = 25),   # Etykiety osi
    legend.text = element_text(size = 25), # Opisy legendy
    plot.title = element_text(size = 30), # Tytuł wykresu
    legend.title = element_text(size = 26)) + # Tytuł legendy
  theme(
    plot.background = element_rect(fill = "#111f51", color = NA),  # Tło całego wykresu na czarne
    legend.background = element_rect(fill = "#111f51", color = NA), # Tło wokół legendy
    panel.background = element_rect(fill = "gray8", color = NA),
    axis.line = element_line(color = "white"),   # Białe osie
    axis.ticks = element_line(color = "white"),  # Białe znaczniki osi
    axis.text = element_text(color = "white"),   # Kolor etykiet osi
    axis.title = element_text(color = "white"),  # Kolor tytułów osi
    legend.text = element_text(color = "white"), # Kolor tekstu legendy
    legend.title = element_text(color = "white"), # Kolor tytułu legendy
    plot.title = element_text(color = "white"),
    panel.border = element_rect(color = "white", fill = NA, size = 1))
wykres2_7

ggsave("wykres2_7.jpg", wykres2_7,
       width = 5100 / 300, height = 3000 / 300, dpi = 300, bg = "white", device = "jpeg")


###############################################################################
###############################################################################
###############################################################################
###############################################################################
###############################################################################
###############################################################################
###############################################################################
###############################################################################
###############################################################################
###############################################################################
###############################################################################
###############################################################################
dane1_1 <- data.frame(
  Rok = as.numeric(`Wykres 3.8: Liczba orzeczeń z rozpoznaniem dużej depresji (F32, F33 wg ICD-10) wg kategorii stopnia niezdolności do pracy—mężczyźni (2013–2023)`$Rok),
  `Stopień niezdolności` = as.factor(`Wykres 3.8: Liczba orzeczeń z rozpoznaniem dużej depresji (F32, F33 wg ICD-10) wg kategorii stopnia niezdolności do pracy—mężczyźni (2013–2023)`$`Stopień niezdolności`),
  `Liczba orzeczeń` = as.numeric(`Wykres 3.8: Liczba orzeczeń z rozpoznaniem dużej depresji (F32, F33 wg ICD-10) wg kategorii stopnia niezdolności do pracy—mężczyźni (2013–2023)`$`Liczba orzeczeń`))%>% 
  mutate(Płeć = 'Mężczyźni') %>% filter(`Stopień.niezdolności`!= "Niezdolność do samodzielnej egzystencji")
dane1_2 <- data.frame(
  Rok = as.numeric(`Wykres 3.7: Liczba orzeczeń z rozpoznaniem dużej depresji (F32, F33 wg ICD-10) wg kategorii stopnia niezdolności do pracy—kobiety (2013–2023)`$Rok),
  `Stopień niezdolności` = as.factor(`Wykres 3.7: Liczba orzeczeń z rozpoznaniem dużej depresji (F32, F33 wg ICD-10) wg kategorii stopnia niezdolności do pracy—kobiety (2013–2023)`$`Stopień niezdolności`),
  `Liczba orzeczeń` = as.numeric(`Wykres 3.7: Liczba orzeczeń z rozpoznaniem dużej depresji (F32, F33 wg ICD-10) wg kategorii stopnia niezdolności do pracy—kobiety (2013–2023)`$`Liczba orzeczeń`))%>% 
  mutate(Płeć = 'Kobiety') %>% filter(`Stopień.niezdolności`!= "Niezdolność do samodzielnej egzystencji")

wykres_line <- bind_rows(dane1_1, dane1_2) %>% 
  ggplot(aes(x = Rok, 
             y = `Liczba.orzeczeń`, 
             group = interaction(Płeć, `Stopień.niezdolności`), 
             color = interaction(Płeć, `Stopień.niezdolności`))) +
  geom_point(size = 3) +
  geom_line(size = 3) +
  labs(title = "Liczba orzeczeń o depresji wg stopnia niezdolności do pracy (2013-2023)",
       x = "Rok",
       y = "Liczba orzeczeń",
       color = "Płeć\nStopień niezdolności") +
  scale_color_manual(values = c("orange", "red", "green", "turquoise"))+
  theme_minimal() +
  theme(panel.grid = element_blank()) +
  theme(plot.title = element_text(hjust = 0.5, face = "bold"),
        legend.position = "bottom")+
  guides(
    fill  = guide_legend(nrow = 2, byrow = TRUE),
    color = guide_legend(nrow = 2, byrow = TRUE)) +
  scale_y_continuous(expand = expansion(mult = c(0, 0)),
                     breaks = seq(0, 4800, by = 600),
                     limits = c(0, 4800)) +
  scale_x_continuous(breaks = seq(2013, 2023, by = 1),
                     labels = seq(2013, 2023, by = 1))+
  theme(
  panel.grid.major.x = element_line(color = "white", size = 0.1),
  panel.grid.major.y = element_line(color = "white", size = 1)) +
  scale_color_manual(
    values = c("orange", "red", "green", "turquoise"),
    labels = c(
      "Kobieta\nCałkowita niezdolność do pracy",
      "Mężczyzna\nCałkowita niezdolność do pracy",
      "Kobieta\nCzęściowa niezdolność do pracy",
      "Mężczyzna\nCzęściowa niezdolność do pracy"
    )
  )+
  theme(
    plot.margin = margin(20, 40, 20, 40),
    axis.title.x = element_text(margin = margin(t = 12)),
    axis.text.x = element_text(margin = margin(t = 10)),
    axis.title.y = element_text(margin = margin(r = 10)),
    axis.title = element_text(size = 28),  # Osie
    axis.text = element_text(size = 25),   # Etykiety osi
    legend.text = element_text(size = 25), # Opisy legendy
    plot.title = element_text(size = 30), # Tytuł wykresu
    legend.title = element_text(size = 26)) + # Tytuł legendy
  theme(
    plot.background = element_rect(fill = "#111f51", color = NA),  # Tło całego wykresu na czarne
    legend.background = element_rect(fill = "#111f51", color = NA), # Tło wokół legendy
    panel.background = element_rect(fill = "gray8", color = NA),
    axis.line = element_line(color = "white"),   # Białe osie
    axis.ticks = element_line(color = "white"),  # Białe znaczniki osi
    axis.text = element_text(color = "white"),   # Kolor etykiet osi
    axis.title = element_text(color = "white"),  # Kolor tytułów osi
    legend.text = element_text(color = "white"), # Kolor tekstu legendy
    legend.title = element_text(color = "white"), # Kolor tytułu legendy
    plot.title = element_text(color = "white"),
    panel.border = element_rect(color = "white", fill = NA, size = 1))
wykres_line

ggsave("wykres_liniowy.jpg", wykres_line,
       width = 5000 / 300, height = 3000 / 300, dpi = 300, bg = "white", device = "jpeg")



data1 <- `Tabela 2.22: Mediana długości leczenia lekiem refundowanym z substancją czynną sertralinum (czas pomiędzy datą realizacji pierwszej recepty a datą zakończenia terapii) oraz odsetek osób, dla których długość leczenia wynosiła co najmniej 180 dni wg grup wiekowych` %>% 
  select(`Grupa wiekowa`,`Liczba osób (tys.)`,`Mediana długości leczenia`) %>% 
  mutate(across(c("Liczba osób (tys.)","Mediana długości leczenia"), as.numeric)) %>% 
  rename(grupa_wiekowa = `Grupa wiekowa`,
         liczba_osob = `Liczba osób (tys.)`,
         mediana = `Mediana długości leczenia`)
data1 <- data1 %>%
  bind_rows(data1 %>% slice(c(7,8)) %>% summarise(across(c(liczba_osob,mediana), mean))) %>% 
  slice(-c(7,8,9))
data1[7,1] <- "75 +"
s <- max(data1$mediana)/max(data1$liczba_osob)

wykres1_2 <- data1 %>% 
  ggplot(aes(x = grupa_wiekowa)) +
  geom_col(aes(y = liczba_osob, fill = mediana), size = 1, width = 0.5) +
  scale_x_discrete(expand = c(0.075,0.075)) +
  scale_fill_gradient(name = "Mediana długości kuracji (w dniach)", low = "yellow", high = "red") +
  theme_minimal() +
  theme(panel.grid = element_blank()) +
  theme(
    panel.grid.major.y = element_line(color = "white", size = 1)) +
  labs(title = "Dane dla substancji czynnej SERTRALINY", x = "Grupa wiekowa") +
  theme(legend.position = "bottom", axis.text = element_text(size = 10), plot.title = element_text(hjust = 0.5))+
  scale_y_continuous(expand = expansion(mult = c(0, 0)),
                     breaks = seq(0, 60, by = 10),
                     limits = c(0, 60),
                     name = "Liczba pacjentów, którym została przypisana (w tys.)") +
  theme(
    plot.margin = margin(20, 40, 20, 40),
    axis.title.x = element_text(margin = margin(t = 12)),
    axis.text.x = element_text(margin = margin(t = 10)),
    axis.title.y = element_text(margin = margin(r = 10)),
    axis.title = element_text(size = 28),  # Osie
    axis.text = element_text(size = 25),   # Etykiety osi
    legend.text = element_text(size = 25), # Opisy legendy
    plot.title = element_text(size = 30), # Tytuł wykresu
    legend.title = element_text(size = 26)) + # Tytuł legendy
  theme(
    plot.background = element_rect(fill = "#111f51", color = NA),  # Tło całego wykresu na czarne
    legend.background = element_rect(fill = "#111f51", color = NA), # Tło wokół legendy
    panel.background = element_rect(fill = "gray8", color = NA),
    axis.line = element_line(color = "white"),   # Białe osie
    axis.ticks = element_line(color = "white"),  # Białe znaczniki osi
    axis.text = element_text(color = "white"),   # Kolor etykiet osi
    axis.title = element_text(color = "white"),  # Kolor tytułów osi
    legend.text = element_text(color = "white"), # Kolor tekstu legendy
    legend.title = element_text(color = "white"), # Kolor tytułu legendy
    plot.title = element_text(color = "white"),
    panel.border = element_rect(color = "white", fill = NA, size = 1)) +
  guides(fill = guide_colorbar(
    barwidth = unit(7, "cm"),
    barheight = unit(1, "cm"),
    ticks.colour = "white",
    ticks.linewidth = 1.1,
  )) + theme(legend.title = element_text(vjust = 0.8))
wykres1_2

ggsave("wykres1_2.jpg", wykres1_2,
       width = 5000 / 300, height = 3300 / 300, dpi = 300, bg = "white", device = "jpeg")
